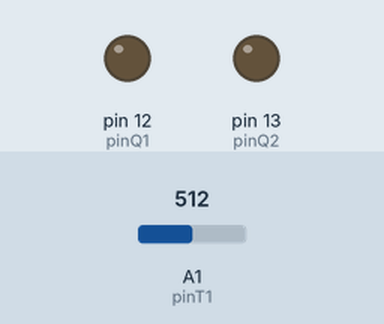
Recording of a sketch running on a simulated Arduino Uno, built with avr-gcc and run on an emulated ATmega328P. Shown: output pins drawn as LEDs (lit = HIGH). The inputs (shaded band) are chosen by the test bench; at power-on: A1 (pinT1) = 512. What the sketch prints to the serial monitor is not drawn.

Above: at 0.1 s.
At 2.2 s:
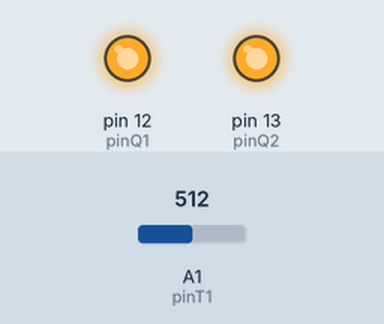
2.3 s: A1 (pinT1) set to 716
5.3 s: A1 (pinT1) set to 900
Timing chart, 0 to 8.3 s (numbered marks = the images above; inputs shaded):
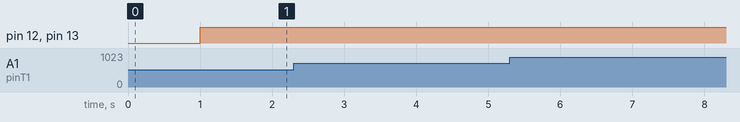

The sketch:

compiler.ino
```cpp
/*
  References :
  - Jeffrey Kantor, John Hedengren, 2017 : blueprint codes
    see: https://github.com/APMonitor/arduino/blob/master/0_Test_Device/Python/tclab/tclab.ino
  - Brett Beauregard. 2009 : transforming data received from python in form of union
    see: http://brettbeauregard.com/blog/2009/05/graphical-front-end-for-the-arduino-pid-library/
  - George Dewar, 2015 : approximation of dutycycle time used in DispatchCommand.cpp
    see: https://georgedewar.wordpress.com/2015/07/27/using-pid-on-an-arduino-to-control-an-electric-heater/
  - ThePoorEngineer,2018 :serial buffer data send to python used in SENDTOPC
    see: https://www.thepoorengineer.com/en/arduino-python-plot/#arduino
*/

#include "DispatchCommand.h"

// constants
const int baud = 9600;          // serial baud rate
const int pinT1   = A1;          // T1
const int pinQ1   = 12;         // Q1 = 4
const int pinQ2   = 13;         // Q2 = 2
float temp;
bool Q1stat, Q2stat;
bool q1, q2;
float Q1, Q2;


//using plug-in library for calibration of incoming data from temperature sensor
dispatchCommand dispatch(&Q1stat, &Q2stat, pinT1);

/* UNION DATA FROM PYTHON */
union {                // This Data structure lets
  byte asBytes[16];    // us take the byte array
  float asFloat[4];    // sent from python and
}                      // easily convert it to a
pyduino;                   // float array


void SerialReceive(void) {
  int index=0;
  while(Serial.available()&&index<16)
  {
    pyduino.asBytes[index] = Serial.read();
    index++;
  }
  if(index==16)
  {
    float q1Val, wintimeVal, modVal,q2Val;
    q1Val=float(pyduino.asFloat[0]);
    dispatch.setCO(q1Val);

    wintimeVal = float(pyduino.asFloat[1]);
    dispatch.setdCycle(wintimeVal);

    modVal = float(pyduino.asFloat[2]);
    if (modVal == 1.0){
      dispatch.setMode(AUTOMATIC);
    }
    else{
      dispatch.setMode(MANUAL);
    }


    q2Val=float(pyduino.asFloat[3]);
    if (q2Val == 1.0){
      dispatch.setDist(ADDPOWER);
    }
    else{
      dispatch.setDist(NODIST);
    }
   index = 0;
  }
}


// check temperature and shut-off heaters if above high limit
void checkTemp(void) {
    if (temp >= 60.0) {
      dispatch.setOFF();
    }
  }

// arduino startup
void setup() {
  Serial.begin(baud);
  pinMode(pinQ1, OUTPUT);
  pinMode(pinQ2, OUTPUT);
  dispatch.begin();
  delay(1000);
}

// arduino main event loop
void loop() {
//  testrelay();
  start();
}


/*
FLOAT : 4BYTES; BOOL : 1BYTES;
UNSIGNED LONG : 4BYTES; INT : 2BYTES;
*/
void testrelay(void){
  digitalWrite(pinQ1, LOW);
  digitalWrite(pinQ2, LOW);
  Serial.println("POWER ON");
  Serial.println("=========");
  delay(5000);
  digitalWrite(pinQ1,HIGH);
  digitalWrite(pinQ1,HIGH);
  Serial.println("POWER OFF");
  Serial.println("=========");
//  delay(5000);
}

void start(void){

  temp = dispatch.getTemp();
//  Serial.println(temp);
  SerialReceive();
  checkTemp();
  digitalWrite(pinQ1, Q1stat);
  digitalWrite(pinQ2, Q2stat);
  getData();
  Serial.flush();
  delay(1000); // untuk testing ui
}

void getData(void){

  unsigned long pC = dispatch.getdCycle();
  q1 = dispatch.isOn();
  if (q1 == 1){Q1 = 100.0 ;}
  else {Q1 = 0.0;};
  q2 = dispatch.isDist();
  if (q2 == 1){Q2 = 100.0 ;}
  else {Q2 = 0.0;};
  if (dispatch.getMode() == AUTOMATIC){
    SendtoPC(&temp, &Q1, &Q2, &pC);
  }
  else {
    SendtoPC(&temp, &Q1, &Q2);
  }

}

void SendtoPC(float *temp, float *q1, float *q2, unsigned long *pC){
//casting
byte *data1 = (byte*) temp; //4
byte *data2 = (byte*) q1;   //4
byte *data3 = (byte*) q2;   //4
byte *data4 = (byte*) pC;   //4

byte buf[16] = {data1[0], data1[1], data1[2], data1[3],
                data2[0],data2[1], data2[2],data2[3],
                data3[0],data3[1], data3[2], data3[3],
                data4[0], data4[1], data4[2], data4[3]};
Serial.write(buf,16);
}

void SendtoPC(float *temp, float *q1,float *q2){
//casting
byte *data1 = (byte*) temp; //4
byte *data2 = (byte*) q1;   //4
byte *data3 = (byte*) q2;   //4
byte buf[12] = {data1[0], data1[1], data1[2], data1[3],
                data2[0], data2[1], data2[2],data2[3],
                data3[0], data3[1], data3[2], data3[3]};
Serial.write(buf,12);
}
```

DispatchCommand.cpp
```cpp
#if ARDUINO >= 100
#include "Arduino.h"
#else
#include "WProgram.h"
#endif

#include "DispatchCommand.h"  // Use this instead <Dispatchcommand.h> cause it will overlap with the one use in another folder

//CONSTRUCTOR

dispatchCommand::dispatchCommand(bool* Q1state, bool* Q2state, int pinT1){
_Q1state = Q1state;
_Q2state = Q2state;
_pinT1 = pinT1;
//default
dispatchCommand::setCO(0.0);
dispatchCommand::setdCycle(5);  //default 5 menit
dispatchCommand::setMode(MANUAL);
dispatchCommand::setDist(NODIST);
}

/*FOR THE SAKE OF FRONT END USES*/
void dispatchCommand::begin(){
_windowStartTime = millis();
}

void dispatchCommand::setCO(float valQ1){_valQ1 = valQ1;}

void dispatchCommand::setMode(int Mode){
if (Mode == AUTOMATIC){
dispatchCommand::autoMode();
_inAuto = true;
}
else{
dispatchCommand::manualMode();
_inAuto = false;
}
}

void dispatchCommand::setdCycle(float windowSize){
_windowSize = (unsigned long) windowSize*1000.0*60.0;
}


void dispatchCommand::autoMode(){
_percent_watt = max(0.0, min(100.0,_valQ1));
unsigned long now = millis();
/*DISCLAIMER !!
 * 1)windowsize pertama  = 0, shg dia akan menunggu hingga melebihi kondisi pertama,
 *   baru dimulai
 * 2)sebenarnya fungsi ini percuma tibanya hitung pid, karena pada
akhirnya nilai output PID pertama yang dibaca, output yang selanjutnya
sia-sia, sampai windowsize time nya bertukar, baru diambil lg nilai
output terbaru*/
if (now - _windowStartTime > _windowSize){ //time to shift the Relay Window
_windowStartTime += _windowSize;
_currentWindowPidOutput = _percent_watt;
}
if (_currentWindowPidOutput * _windowSize > ((now - _windowStartTime) * 100)) {
*_Q1state = LOW;// ingat on itu low/0, off itu high/1 karena pull up
_ON = 1;
}
else{
*_Q1state = HIGH;
_ON = 0;}
}

void dispatchCommand::manualMode(){
if (_valQ1 == 100.0){
*_Q1state = LOW;
_ON = 1;
}
else {
*_Q1state = HIGH;
_ON = 0;
}
}


void dispatchCommand::setDist(int addPower){
if (addPower == ADDPOWER){
*_Q2state = LOW;
_inDist = 1;}
else{
*_Q2state = HIGH;
_inDist = 0;
}
}

void dispatchCommand::setOFF(){
*_Q1state = HIGH;
*_Q2state = HIGH;
_ON = 0;
_inDist = 0;
}

/*FOR THE SAKE OF FRONT END USES*/
unsigned long dispatchCommand::getdCycle(){return _windowSize/(1000.0*60.0);}

int dispatchCommand::isOn(){ return _ON? ON : OFF;}

int dispatchCommand::getMode(){return _inAuto? AUTOMATIC : MANUAL;}

int dispatchCommand::isDist(){return _inDist? ADDPOWER : NODIST;}

float dispatchCommand::getTemp(){
for (int i = 0; i < _n; i++) {
_mV = (float) analogRead(_pinT1) * (3300.0/1024.0);
    _degC = _degC + (_mV - 500.0)/10.0;
    }
  _degC = _degC / float(_n);
  return _degC;
}
```

DispatchCommand.h
```cpp
//#ifndef DispatchCommand.h
//#define DispatchCommand.h

class dispatchCommand {
public:

//mode used in some of the function below
#define AUTOMATIC 1
#define MANUAL 0
#define ON 1
#define OFF 0
#define ADDPOWER 1
#define NODIST 0

//for constructor
dispatchCommand(bool*, bool*, int);//(bool pinQ1stat, bool pinQ2stat, int pinT)


//for setup and loop
void begin();

//Set function
void setCO(float);
void setdCycle(float);
void setMode(int Mode);
void setDist(int addPower);
void setOFF(); // for emergency

//get function
unsigned long getdCycle();
int isOn();
int isDist();
int getMode();
float getTemp();

private:
void manualMode();
void autoMode();
unsigned long _windowStartTime;
float _currentWindowPidOutput;
float _valQ1;
unsigned long _windowSize;
bool *_Q1state;
bool *_Q2state;
float _percent_watt;
bool _ON;
bool _inAuto;
bool _inDist;
int _pinT1;
int _n = 10; // number of samples for each temperature measurement
float _mV = 0.0;
float _degC = 0.0;

// *(pointer) create hard link between variable and the dispatchCommand
};

//#endif
```

Measured:
- after the input at 2.3 s, every drawn part: stays the same
- after the input at 5.3 s, every drawn part: stays the same
